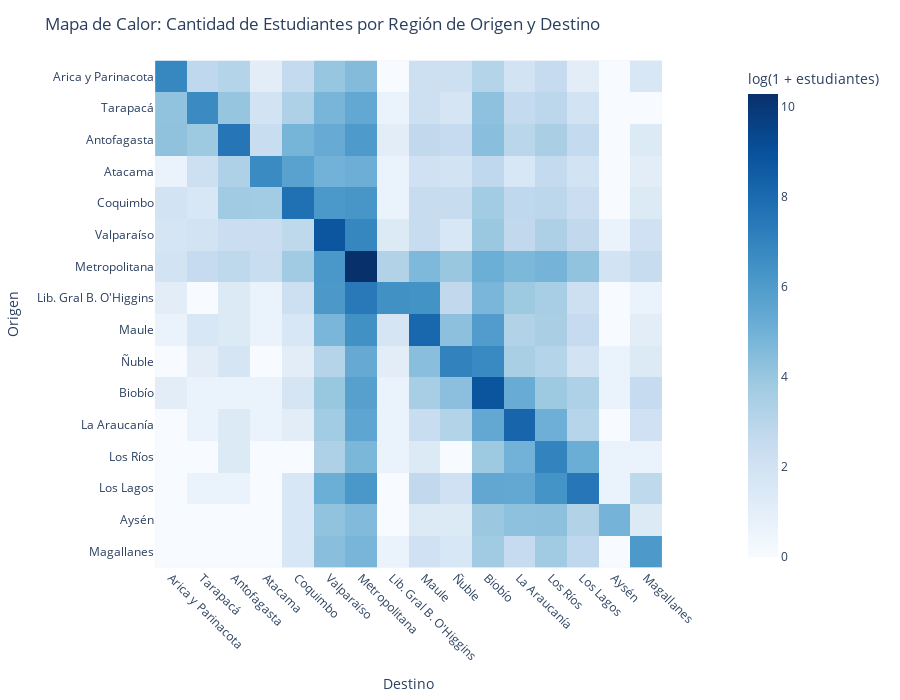

The notebook cell this image was saved under:
### Code cell
matriz = plots.preparar_matriz_movilidad(data['set_ab'], plots.index_order_02)
plots.plotly_matriz_movilidad(matriz)

### Figure 1 — Plotly figure (JSON) as saved in the notebook; plotly's stock layout.template omitted (floating-point values rounded to 4 significant figures; data arrays with more than 128 entries replaced by an {"elided": "..."} marker saying what was removed)
{"data": [{"coloraxis": "coloraxis", "hovertemplate": "Región Destino Educación Superior: %{x}<br>Región Origen Educación Media: %{y}<br>log(1 + estudiantes): %{z}<extra></extra>", "name": "0", "type": "heatmap", "x": ["Arica y Parinacota", "Tarapacá", "Antofagasta", "Atacama", "Coquimbo", "Valparaíso", "Metropolitana", "Lib. Gral B. O'Higgins", "Maule", "Ñuble", "Biobío", "La Araucanía", "Los Ríos", "Los Lagos", "Aysén", "Magallanes"], "xaxis": "x", "y": ["Arica y Parinacota", "Tarapacá", "Antofagasta", "Atacama", "Coquimbo", "Valparaíso", "Metropolitana", "Lib. Gral B. O'Higgins", "Maule", "Ñuble", "Biobío", "La Araucanía", "Los Ríos", "Los Lagos", "Aysén", "Magallanes"], "yaxis": "y", "z": {"elided": "16x16 float values"}}], "layout": {"coloraxis": {"colorbar": {"title": {"text": "log(1 + estudiantes)"}}, "colorscale": [[0, "rgb(247,251,255)"], [0.125, "rgb(222,235,247)"], [0.25, "rgb(198,219,239)"], [0.375, "rgb(158,202,225)"], [0.5, "rgb(107,174,214)"], [0.625, "rgb(66,146,198)"], [0.75, "rgb(33,113,181)"], [0.875, "rgb(8,81,156)"], [1, "rgb(8,48,107)"]]}, "height": 700, "margin": {"t": 60}, "title": {"text": "Mapa de Calor: Cantidad de Estudiantes por Región de Origen y Destino"}, "xaxis": {"anchor": "y", "constrain": "domain", "domain": [0, 1], "scaleanchor": "y", "tickangle": 45, "title": {"text": "Destino"}}, "yaxis": {"anchor": "x", "autorange": "reversed", "constrain": "domain", "domain": [0, 1], "title": {"text": "Origen"}}}}
